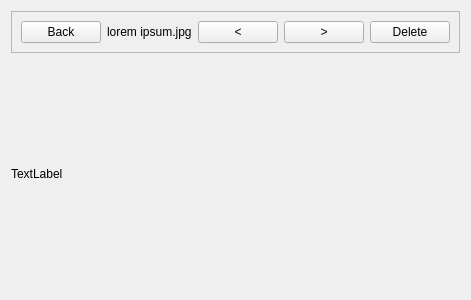
<?xml version="1.0" encoding="UTF-8"?>
<ui version="4.0">
 <class>PictureWidget</class>
 <widget class="QWidget" name="PictureWidget">
  <property name="geometry">
   <rect>
    <x>0</x>
    <y>0</y>
    <width>400</width>
    <height>300</height>
   </rect>
  </property>
  <property name="windowTitle">
   <string>Form</string>
  </property>
  <layout class="QVBoxLayout" name="verticalLayout">
   <item>
    <widget class="QFrame" name="frame">
     <property name="frameShape">
      <enum>QFrame::StyledPanel</enum>
     </property>
     <property name="frameShadow">
      <enum>QFrame::Raised</enum>
     </property>
     <layout class="QHBoxLayout" name="horizontalLayout">
      <item>
       <widget class="QPushButton" name="backButton">
        <property name="text">
         <string>Back</string>
        </property>
       </widget>
      </item>
      <item>
       <widget class="QLabel" name="nameLabel">
        <property name="sizePolicy">
         <sizepolicy hsizetype="Preferred" vsizetype="Preferred">
          <horstretch>0</horstretch>
          <verstretch>0</verstretch>
         </sizepolicy>
        </property>
        <property name="text">
         <string>lorem ipsum.jpg</string>
        </property>
       </widget>
      </item>
      <item>
       <widget class="QPushButton" name="previousButton">
        <property name="sizePolicy">
         <sizepolicy hsizetype="Maximum" vsizetype="Fixed">
          <horstretch>0</horstretch>
          <verstretch>0</verstretch>
         </sizepolicy>
        </property>
        <property name="text">
         <string>&lt;</string>
        </property>
       </widget>
      </item>
      <item>
       <widget class="QPushButton" name="nextButton">
        <property name="sizePolicy">
         <sizepolicy hsizetype="Maximum" vsizetype="Fixed">
          <horstretch>0</horstretch>
          <verstretch>0</verstretch>
         </sizepolicy>
        </property>
        <property name="text">
         <string>&gt;</string>
        </property>
       </widget>
      </item>
      <item>
       <spacer name="horizontalSpacer">
        <property name="orientation">
         <enum>Qt::Horizontal</enum>
        </property>
        <property name="sizeType">
         <enum>QSizePolicy::Expanding</enum>
        </property>
        <property name="sizeHint" stdset="0">
         <size>
          <width>40</width>
          <height>20</height>
         </size>
        </property>
       </spacer>
      </item>
      <item>
       <widget class="QPushButton" name="deleteButton">
        <property name="text">
         <string>Delete</string>
        </property>
       </widget>
      </item>
     </layout>
    </widget>
   </item>
   <item>
    <widget class="QLabel" name="pictureLabel">
     <property name="sizePolicy">
      <sizepolicy hsizetype="Preferred" vsizetype="Expanding">
       <horstretch>0</horstretch>
       <verstretch>0</verstretch>
      </sizepolicy>
     </property>
     <property name="text">
      <string>TextLabel</string>
     </property>
    </widget>
   </item>
  </layout>
 </widget>
 <resources/>
 <connections/>
</ui>
